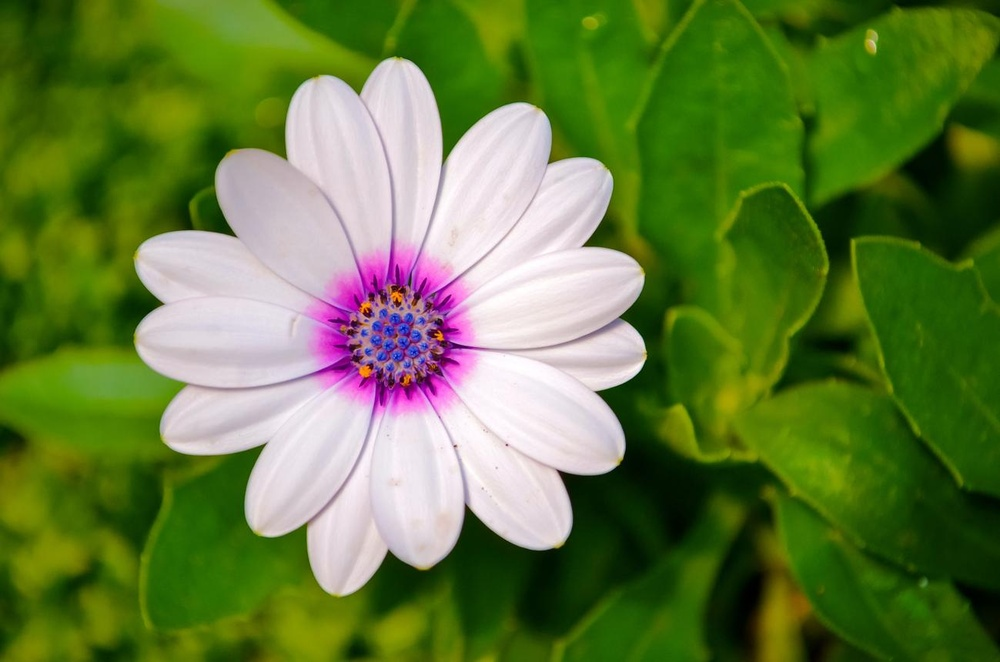
#> input picture flower.jpeg, 1000 x 662 px, shrunk from 1299 x 860 before the run
$ python 'exp 19.py'
#> lines starting #> are read from the running program, lines starting #| are printed output that depends on the picture; after the words box and inside, x2 and y2 are one past the last pixel; in counts of white or black regions, pixels touching at a corner belong together
import cv2
import numpy as np

img = cv2.imread("flower.jpeg")
#> img is the input picture: shape (662, 1000, 3); mean B, G, R 60.5, 123.8, 99.4

gray = cv2.cvtColor(img, cv2.COLOR_BGR2GRAY)
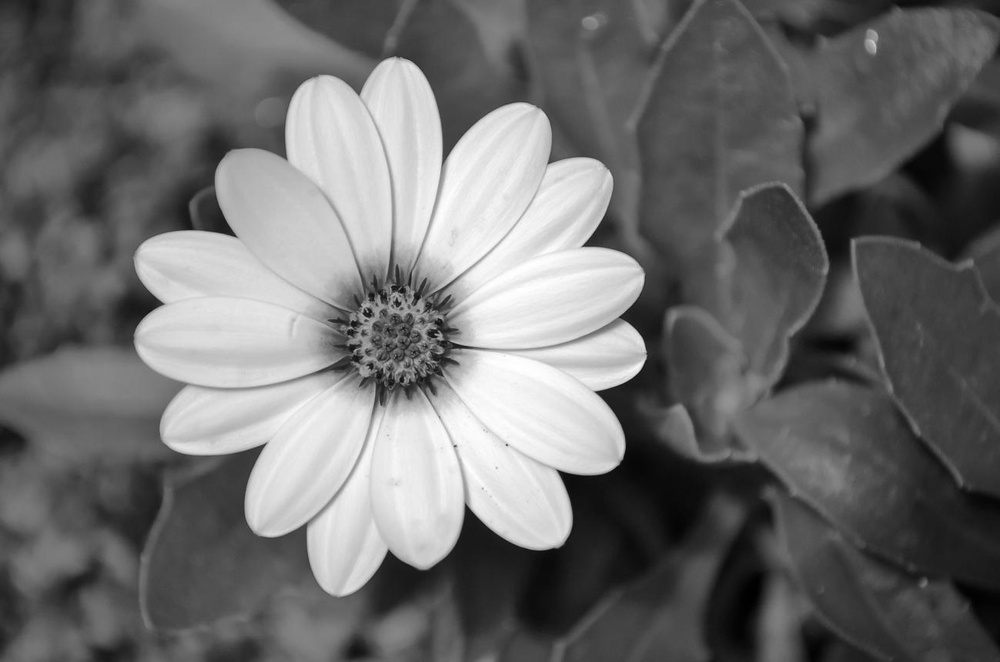
#> gray: shape (662, 1000); min 0, max 255, mean 109.3
_, binary = cv2.threshold(gray, 127, 255, cv2.THRESH_BINARY)
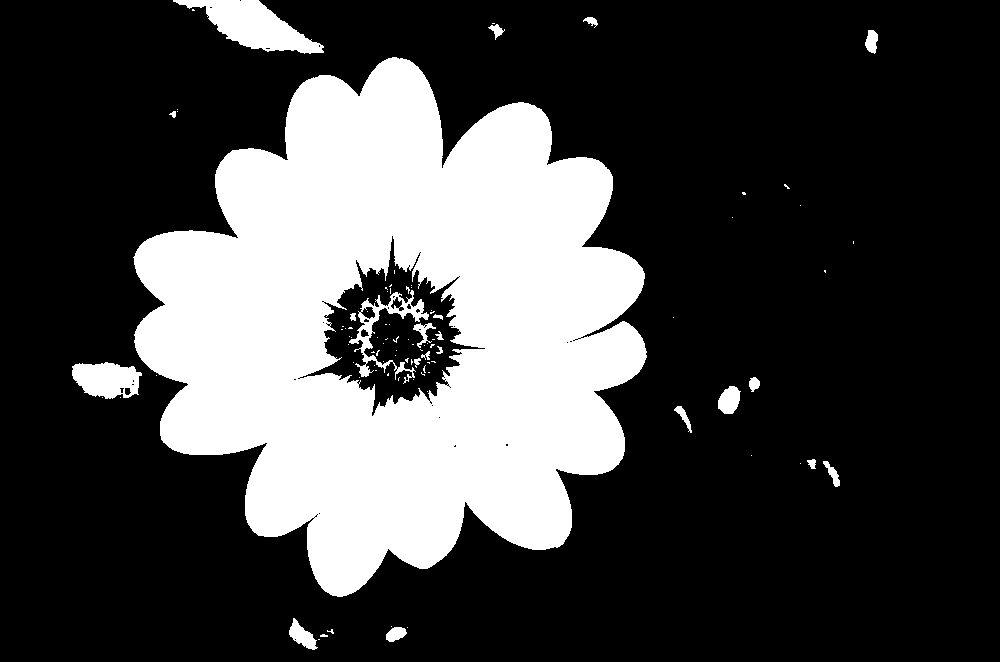
#> binary: shape (662, 1000); 27.1% white; 94 white regions (72 under 20 px), largest, box (x1, y1, x2, y2) and area: (133, 57, 647, 597) 169286, (173, 0, 324, 54) 3825, (72, 362, 142, 399) 1888

kernel = np.ones((5, 5), np.uint8)

erosion = cv2.erode(binary, kernel, iterations=1)
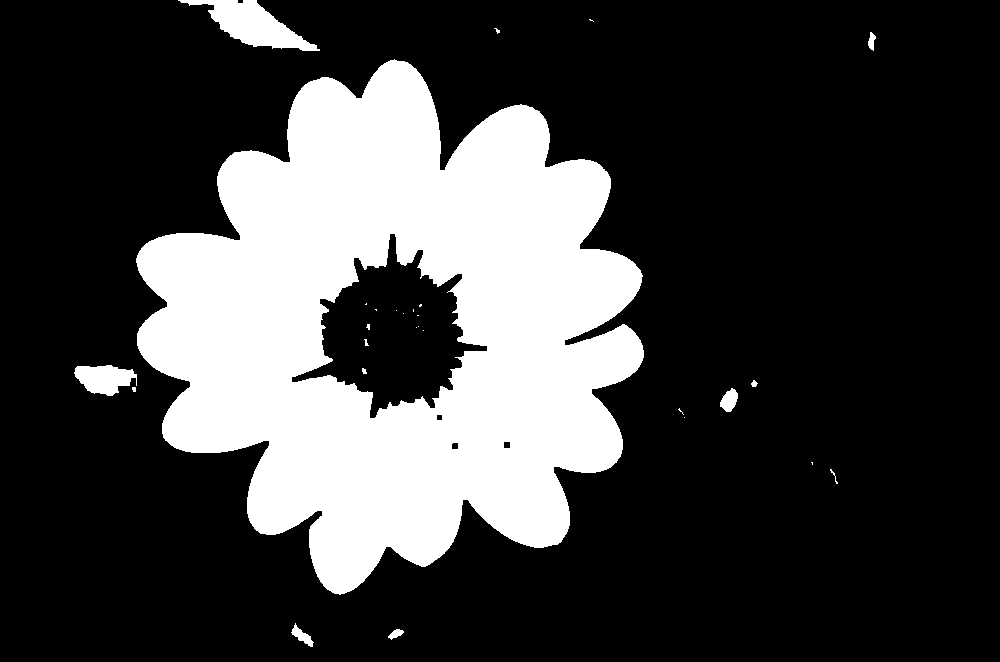
#> erosion: shape (662, 1000); 25% white; 28 white regions (18 under 20 px), largest, box (x1, y1, x2, y2) and area: (136, 59, 644, 595) 160074, (178, 0, 320, 51) 3080, (74, 365, 137, 396) 1312

cv2.imshow("Original Image", binary)
cv2.imshow("Erosion Image", erosion)

cv2.waitKey(0)
cv2.destroyAllWindows()
